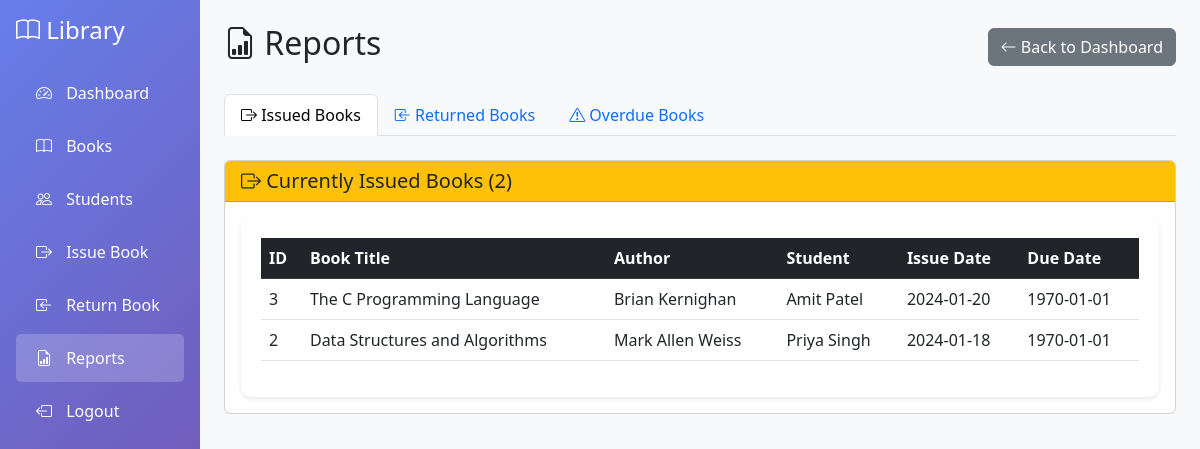
The page /admin/reports.php (signed in) on the database its author committed.
### tables this page shows
CREATE TABLE issued_books (
    id INT AUTO_INCREMENT PRIMARY KEY,
    book_id INT NOT NULL,
    student_id INT NOT NULL,
    issue_date DATE NOT NULL,
    return_date DATE,
    status ENUM('issued', 'returned') DEFAULT 'issued',
    created_at TIMESTAMP DEFAULT CURRENT_TIMESTAMP,
    FOREIGN KEY (book_id) REFERENCES books(id) ON DELETE CASCADE,
    FOREIGN KEY (student_id) REFERENCES students(id) ON DELETE CASCADE
);

CREATE TABLE books (
    id INT AUTO_INCREMENT PRIMARY KEY,
    title VARCHAR(255) NOT NULL,
    author VARCHAR(100) NOT NULL,
    category VARCHAR(50) NOT NULL,
    isbn VARCHAR(20) NOT NULL UNIQUE,
    quantity INT NOT NULL DEFAULT 1,
    available_quantity INT NOT NULL DEFAULT 1,
    added_date DATE NOT NULL DEFAULT CURRENT_DATE
);

CREATE TABLE students (
    id INT AUTO_INCREMENT PRIMARY KEY,
    name VARCHAR(100) NOT NULL,
    email VARCHAR(100) NOT NULL UNIQUE,
    phone VARCHAR(20) NOT NULL,
    created_at TIMESTAMP DEFAULT CURRENT_TIMESTAMP
);

### admin/reports.php (the view, shortened to what this page needs)
<?php
include '../includes/header.php';
$issued_stmt = $conn->prepare("SELECT ib.id, b.title, b.author, s.name as student_name, ib.issue_date, ib.return_date
                                FROM issued_books ib
                                JOIN books b ON ib.book_id = b.id
                                JOIN students s ON ib.student_id = s.id
                                WHERE ib.status = 'issued'
                                ORDER BY ib.issue_date DESC");
$issued_stmt->execute();
$issued_result = $issued_stmt->get_result();
?>
<div class="d-flex justify-content-between align-items-center mb-4">
    <h2><i class="bi bi-file-earmark-bar-graph"></i> Reports</h2>
    <a href="dashboard.php" class="btn btn-secondary"><i class="bi bi-arrow-left"></i> Back to Dashboard</a>
</div>
<ul class="nav nav-tabs mb-4" id="reportsTab" role="tablist">
    <li class="nav-item" role="presentation">
        <button class="nav-link active" id="issued-tab" data-bs-toggle="tab" data-bs-target="#issued" type="button" role="tab">
            <i class="bi bi-box-arrow-right"></i> Issued Books
        </button>
    </li>
    <li class="nav-item" role="presentation">
        <button class="nav-link" id="returned-tab" data-bs-toggle="tab" data-bs-target="#returned" type="button" role="tab">
            <i class="bi bi-box-arrow-in-left"></i> Returned Books
        </button>
    </li>
    <li class="nav-item" role="presentation">
        <button class="nav-link" id="overdue-tab" data-bs-toggle="tab" data-bs-target="#overdue" type="button" role="tab">
            <i class="bi bi-exclamation-triangle"></i> Overdue Books
        </button>
    </li>
</ul>
<div class="tab-content" id="reportsTabContent">
    <div class="tab-pane fade show active" id="issued" role="tabpanel">
        <div class="card">
            <div class="card-header bg-warning">
                <h5 class="mb-0"><i class="bi bi-box-arrow-right"></i> Currently Issued Books (<?php echo $issued_result->num_rows; ?>)</h5>
            </div>
            <div class="card-body">
                <div class="table-responsive">
                    <table class="table table-hover">
                        <thead class="table-dark">
                            <tr>
                                <th>ID</th>
                                <th>Book Title</th>
                                <th>Author</th>
                                <th>Student</th>
                                <th>Issue Date</th>
                                <th>Due Date</th>
                            </tr>
                        </thead>
                        <tbody>
                            <?php if ($issued_result->num_rows > 0): ?>
                                <?php while ($row = $issued_result->fetch_assoc()): ?>
                                    <tr>
                                        <td><?php echo $row['id']; ?></td>
                                        <td><?php echo htmlspecialchars($row['title']); ?></td>
                                        <td><?php echo htmlspecialchars($row['author']); ?></td>
                                        <td><?php echo htmlspecialchars($row['student_name']); ?></td>
                                        <td><?php echo date('Y-m-d', strtotime($row['issue_date'])); ?></td>
                                        <td><?php echo date('Y-m-d', strtotime($row['return_date'])); ?></td>
                                    </tr>
                                <?php endwhile; ?>
                            <?php else: ?>
                                <tr>
                                    <td colspan="6" class="text-center">No issued books</td>
                                </tr>
                            <?php endif; ?>
                        </tbody>
                    </table>
                </div>
            </div>
        </div>
    </div>
</div>
<?php include '../includes/footer.php'; ?>

### includes/header.php (style rules this page uses)
body { background-color: #f8f9fa; }
.table-responsive { background: white; border-radius: 10px; padding: 20px; box-shadow: 0 2px 4px rgba(0,0,0,0.1); }

### rows shown on the page
issued_books: id "3", book.title "The C Programming Language", book.author "Brian Kernighan", student.name "Amit Patel", issue_date "2024-01-20", return_date "1970-01-01"
issued_books: id "2", book.title "Data Structures and Algorithms", book.author "Mark Allen Weiss", student.name "Priya Singh", issue_date "2024-01-18", return_date "1970-01-01"

### other values the page prints
$issued_result->num_rows "2"
